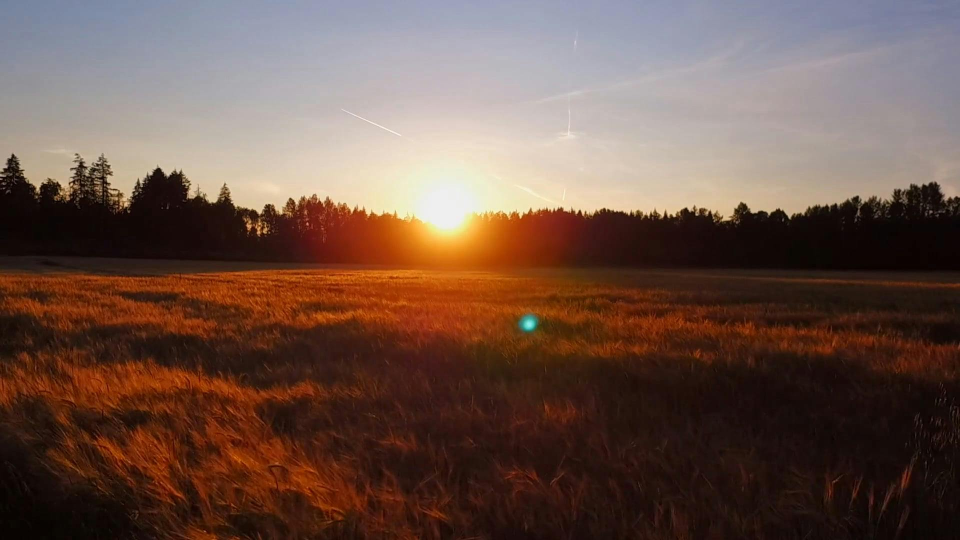
#> input picture Pix2Pix Final/sunglare4.jpeg, 1920 x 1080 px (shown at 1/2 size)
$ jupyter execute --allow-errors sunset2daylight.ipynb   (shell and % lines are left out)
#> lines starting #> are read from the running program, lines starting #| are printed output that depends on the picture; after the words box and inside, x2 and y2 are one past the last pixel; in counts of white or black regions, pixels touching at a corner belong together
Trained on Kaggle with dataset:
https://www.kaggle.com/datasets/arnaud58/landscape-pictures

## Preprocessing and Training

[cell 1]
import tensorflow as tf
import tensorflow_datasets as tfds
import tensorflow_io as tfio

import os
import pathlib
import time
import datetime

from matplotlib import pyplot as plt
from IPython import display

[cell 2]
BUFFER_SIZE = 600
BATCH_SIZE = 1
IMG_WIDTH = 512
IMG_HEIGHT = 512

[cell 3]
# [24 lines left out: functions load, resize, normalize, not called in this run]

[cell 4]
# [6 lines left out: function load_image_train, not called in this run]

#> (a cell that did not finish here is left out)

#> (a cell that did not finish here is left out)

[cell 7]
OUTPUT_CHANNELS = 3

[cell 8]
# [14 lines left out: function downsample, not called in this run]

[cell 9]
# [18 lines left out: function upsample, not called in this run]

[cell 10]
# [49 lines left out: function Generator, not called in this run]

[cell 11]
LAMBDA = 100

#> (a cell that did not finish here is left out)

[cell 13]
# [9 lines left out: function generator_loss, not called in this run]

[cell 14]
# [27 lines left out: function Discriminator, not called in this run]

[cell 15]
# [8 lines left out: function discriminator_loss, not called in this run]

#> (a cell that did not finish here is left out)

#> (a cell that did not finish here is left out)

#> (a cell that did not finish here is left out)

[cell 19]
checkpoint_dir = '/kaggle/working/training_checkpoints'
checkpoint_prefix = os.path.join(checkpoint_dir, "ckpt")
#> (the rest of this cell did not finish here and is left out)

[cell 20]
log_dir="/kaggle/working/logs/"

#> (the rest of this cell did not finish here and is left out)

[cell 21]
# @tf.function
# [19 lines left out: function train_step, not called in this run]
# [6 lines of commented-out code are left out]

[cell 22]
@tf.function
def distributed_train_step(input_image, target, step):
  strategy.run(train_step, args=(input_image, target, step))
#   return strategy.reduce(tf.distribute.ReduceOp.NONE, gen_loss,disc_loss,
#                          axis=None)

[cell 23]
# [30 lines left out: function fit, not called in this run]

#> (a cell that did not finish here is left out)

#> (a cell that did not finish here is left out)

## Testing

[cell 26]
import matplotlib.pyplot as plt
import tensorflow as tf
import numpy as np
from PIL import Image
import os

# [57 lines left out: functions preprocess_image, save_colorized_image, display_comparison, generate_and_save_single_image, not called in this run]

#> (the rest of this cell did not finish here and is left out)

## Glare Removal

[cell 27]
import cv2
import numpy as np
import matplotlib.pyplot as plt

# Function to display images in the notebook
def display_images(images, titles, rows=1, figsize=(15, 10)):
    fig, axes = plt.subplots(rows, len(images)//rows, figsize=figsize)
    axes = axes.flatten() if len(images) > 1 else [axes]

    for img, title, ax in zip(images, titles, axes):
        if len(img.shape) == 3:  # Color image
            ax.imshow(cv2.cvtColor(img, cv2.COLOR_BGR2RGB))
        else:  # Grayscale image
            ax.imshow(img, cmap='gray')
        ax.set_title(title)
        ax.axis('off')

    plt.tight_layout()
    plt.show()

# Function to remove glare from an image
def remove_glare(image_path, threshold=170, inpaint_radius=3):
    # Load the image
#> called with image_path = 'sunglare4.jpeg', threshold = 170, inpaint_radius = 3
    img = cv2.imread(image_path)
#> img is the input picture: shape (1080, 1920, 3); mean B, G, R 72.8, 83.4, 108.6

    # Convert to grayscale
    gray = cv2.cvtColor(img, cv2.COLOR_BGR2GRAY)
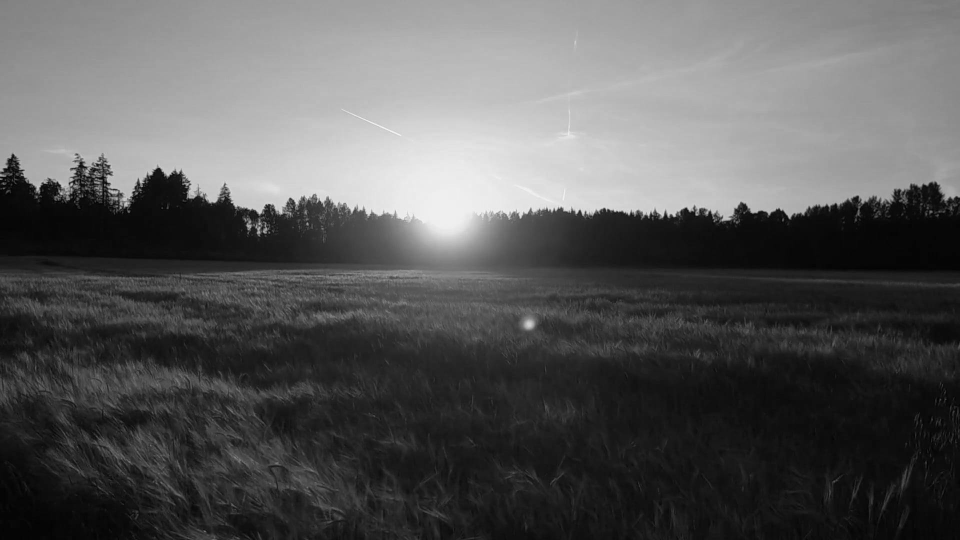
#> gray: shape (1080, 1920) (shown at 1/2 size); min 1, max 250, mean 89.7

    # Create a binary mask for areas exceeding the threshold (glare)
    _, binary_mask = cv2.threshold(gray, threshold, 255, cv2.THRESH_BINARY)
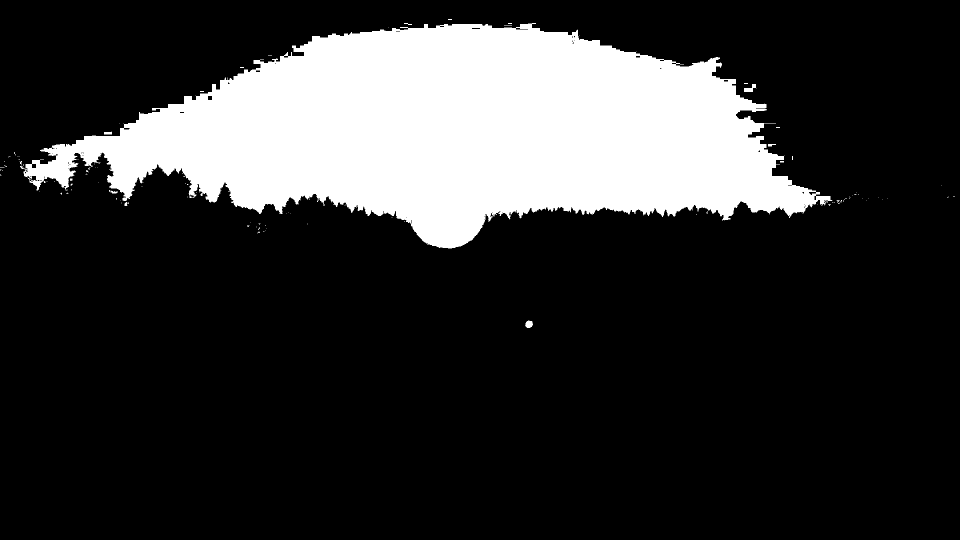
#> binary_mask: shape (1080, 1920) (shown at 1/2 size); 19.9% white; 115 white regions (104 under 20 px), largest, box (x1, y1, x2, y2) and area: (40, 46, 1665, 497) 411180, (1488, 168, 1513, 184) 209, (1050, 641, 1066, 656) 179

    # Optional: Apply morphological operations to clean up the mask
    kernel = np.ones((5, 5), np.uint8)
    binary_mask = cv2.morphologyEx(binary_mask, cv2.MORPH_OPEN, kernel)
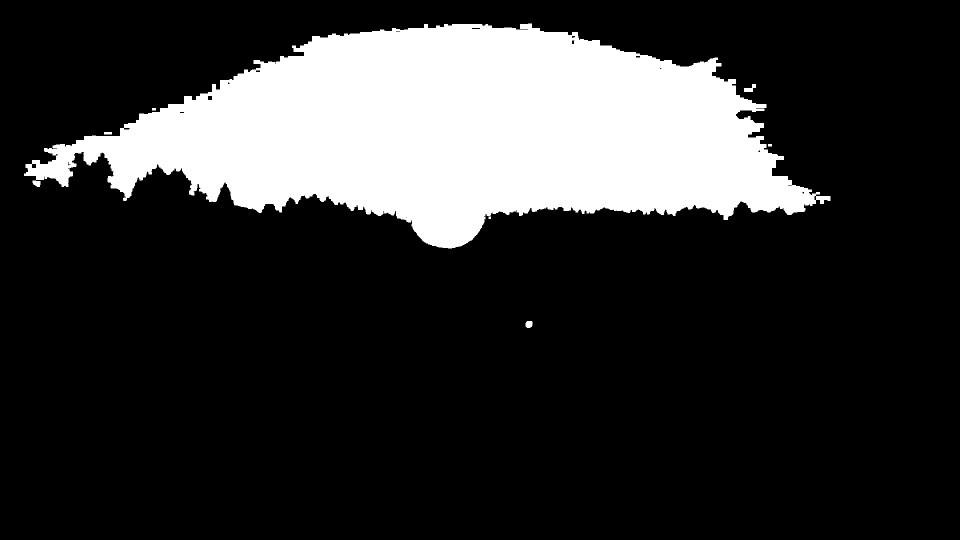
#> binary_mask: shape (1080, 1920) (shown at 1/2 size); 19.8% white; 8 white regions, largest, box (x1, y1, x2, y2) and area: (48, 47, 1661, 497) 408825, (1488, 168, 1512, 184) 208, (1051, 642, 1065, 656) 171
    binary_mask = cv2.morphologyEx(binary_mask, cv2.MORPH_CLOSE, kernel)
#> binary_mask: shape (1080, 1920); 19.8% white; 3 white regions, box (x1, y1, x2, y2) and area: (48, 47, 1661, 497) 410297, (1488, 168, 1512, 184) 208, (1051, 642, 1065, 656) 171

    # Apply inpainting to remove glare
    result = cv2.inpaint(img, binary_mask, inpaint_radius, cv2.INPAINT_TELEA)
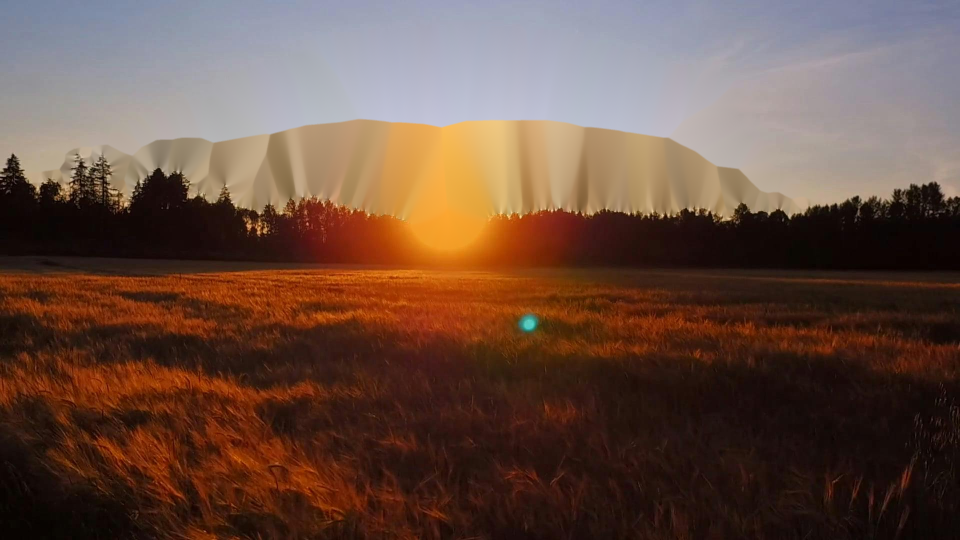
#> result: shape (1080, 1920, 3) (shown at 1/2 size); mean B, G, R 65.6, 78.1, 104.9

    return img, gray, binary_mask, result

# Path to your image with glare
image_path = 'sunglare4.jpeg'  # Replace with your image path

# Remove glare (adjust threshold as needed for your specific image)
original, gray, mask, result = remove_glare(image_path, threshold=170)

# Display the results
display_images(
    [original, result],
    ['Original Image', 'Glare Removed'],
    rows=1
)
#> (the call stopped at in display_images, `fig, axes = plt.subplots(rows, len(images)//rows, figsize=figsize)`: IPython is not available in this run)

# Save the result if needed
cv2.imwrite('glare_removed.jpg', result)
#> Out = True
